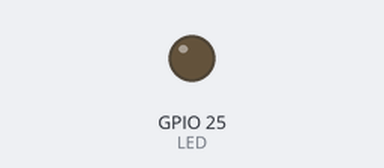
The program below on a simulated ESP32 board running MicroPython. Shown: output pins drawn as LEDs (lit = HIGH).

Above: at 0.05 s.
Timing chart, 0 to 3.0 s (numbered marks = the images above):
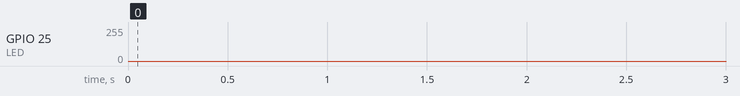

The program:

hearbeat_simulator.py
```python
# heartbeat_simulator.py

import machine
from time import sleep_us

LED = machine.Pin(25)

# create the PWM object
pwmLED = machine.PWM(LED)

timedelay1 = 300
timedelay2 = 1000
pwmLED.freq(5000)

while True:
  # main beat
  for dc in range (0,1023):
      pwmLED.duty(dc)
      pwmLED
      sleep_us(timedelay1)
  for dc in range (1023, 0, -1):
      pwmLED.duty(dc)
      pwmLED
      sleep_us(timedelay1)

  # low beat
  for dc in range (0,255):
      pwmLED.duty(dc)
      pwmLED
      sleep_us(timedelay2)
  for dc in range (255, 0, -1):
      pwmLED.duty(dc)
      pwmLED
      sleep_us(timedelay2)

  pwmLED.duty(0)
  sleep_us(500000)
```
